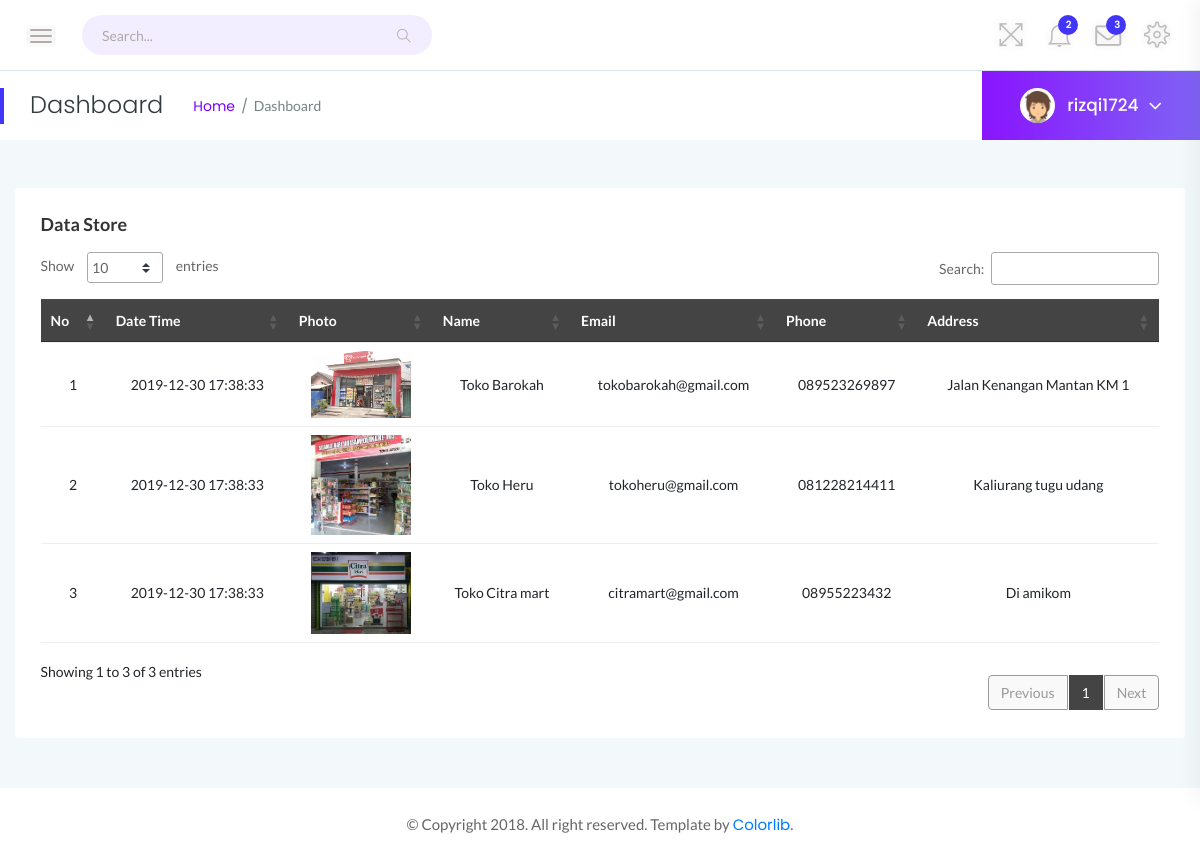
The app's page /ls/index.php?page=store (signed in) with its own data.
### tables this page shows
CREATE TABLE `toko` (
  `id_toko` int(11) NOT NULL,
  `nama` varchar(50) NOT NULL,
  `email` varchar(50) NOT NULL,
  `nohp` varchar(12) NOT NULL,
  `password` varchar(255) NOT NULL,
  `alamat` varchar(100) DEFAULT NULL,
  `gambar` varchar(255) DEFAULT NULL,
  `tanggal_daftar` datetime NOT NULL DEFAULT current_timestamp()
);

### ls/index.php (called while the page is built)
<?php
	include "content/index.php";
?>

### ls/layout/store.php (the view, shortened to what this page needs)
<!doctype html>
<html class="no-js" lang="en">
<body>
            <div class="main-content-inner">
                <div class="row">
                    <div class="col-12 mt-5">
                        <div class="card">
                            <div class="card-body">
                                <h4 class="header-title">Data Store</h4>
                                <div class="data-tables datatable-dark">
                                    <table id="dataTable3" class="text-center">
                                        <thead class="text-capitalize">
                                            <tr>
                                            <th>No</th>
                                            <th>Date Time</th>
                                            <th>Photo</th>
                                            <th>Name</th>
                                            <th>Email</th>
                                            <th>Phone</th>
                                            <th>Address</th>
                                            </tr>
                                        </thead>
                                        <tbody>
                                        <?php
                                            $db = mysqli_query($koneksi,"SELECT * FROM toko");
                                            $mulai = 0;
                                            $no =$mulai+1;
                                            while ($pelanggan = mysqli_fetch_array($db)) { ?>
                                                <tr>
                                                    <td><?php echo $no++ ?></td>
                                                    <td><?php echo $pelanggan['tanggal_daftar'];?></td>
                                                    <td><img src="../toko/assets/img/profil/<?php echo $pelanggan['gambar'];?>" width="100"></td>
                                                    <td><?php echo $pelanggan['nama'];?></td>
                                                    <td><?php echo $pelanggan['email'];?></td>
                                                    <td><?php echo $pelanggan['nohp'];?></td>
                                                    <td><?php echo $pelanggan['alamat'];?></td>
                                                </tr>
                                            <?php } ?>
                                        </tbody>
                                    </table>
                                </div>
                            </div>
                        </div>
                    </div>
                </div>
            </div>
        </div>
        <footer>
            <div class="footer-area">
                <p>© Copyright 2018. All right reserved. Template by <a href="https://colorlib.com/wp/">Colorlib</a>.</p>
            </div>
        </footer>
    </div>
</body>
</html>

### ls/assets/css/typography.css (style rules this page uses)
body { font-size: 14px; font-family: 'Lato', sans-serif; }
h1, h2, h3, h4, h5, h6 { margin: 0; font-family: 'Poppins', sans-serif; }
p { font-family: 'Lato', sans-serif; font-size: 15px; line-height: 26px; color: #444; margin-bottom: 0; }
a, a:visited { text-decoration: none; transition: all 0.3s ease-in-out; -webkit-transition: all 0.3s ease-in-out; -moz-transition: all 0.3s ease-in-out; -o-transition: all 0.3s ease-in-out; outline: 0; font-family: 'Poppins', sans-serif; }
p a, p a:visited { line-height: inherit; outline: 0; }

### ls/assets/css/default-css.css (style rules this page uses)
* { margin: 0; padding: 0; box-sizing: border-box; }
*, *:before, *:after { -moz-box-sizing: border-box; -webkit-box-sizing: border-box; box-sizing: border-box; }
html { -webkit-font-smoothing: antialiased; }
body { background: #fff; font-weight: normal; -webkit-font-smoothing: antialiased; -webkit-text-size-adjust: 100%; }
img { max-width: 100%; height: auto; }
:root { --primary-color: #4336FB; }

### ls/assets/css/styles.css (style rules this page uses)
.card { border: none; border-radius: 4px; background-color: #fff; -webkit-transition: all 0.3s ease 0s; transition: all 0.3s ease 0s; }
.card-body { padding: 25.6px; padding: 1.6rem; }
.main-content-inner { padding: 0 30px 50px; }
.header-title { font-family: 'Lato', sans-serif; font-size: 18px; font-weight: 600; letter-spacing: 0; color: #333; text-transform: capitalize; margin-bottom: 17px; }
.footer-area { text-align: center; padding: 23px 0 19px; background: #fff; }
.footer-area p { color: #676666; margin-bottom: 0; }
table tr th { border-bottom: none; }
table tr th, table tr td { border-top: 1px solid rgba(120, 130, 140, 0.13) !important; }
table.dataTable.no-footer { border-bottom: 1px solid rgba(120, 130, 140, 0.13) !important; }
table.dataTable thead th, table.dataTable thead td { border-bottom-color: transparent; }
.datatable-dark thead { background: #444; color: #fff; }

### ls/assets/css/responsive.css (style rules this page uses)
@media (min-width: 1200px) and (max-width: 1364px) { .main-content-inner { padding: 0 15px 50px; } }

### records on screen
toko: tanggal_daftar "2019-12-30 17:38:33", gambar (picture), nama "Toko Barokah", email "tokobarokah@gmail.com", nohp "089523269897", alamat "Jalan Kenangan Mantan KM 1"
toko: tanggal_daftar "2019-12-30 17:38:33", gambar (picture), nama "Toko Heru", email "tokoheru@gmail.com", nohp "081228214411", alamat "Kaliurang tugu udang"
toko: tanggal_daftar "2019-12-30 17:38:33", gambar (picture), nama "Toko Citra mart", email "citramart@gmail.com", nohp "08955223432", alamat "Di amikom"

### other values on screen
$_SESSION['admin'] "rizqi1724"
